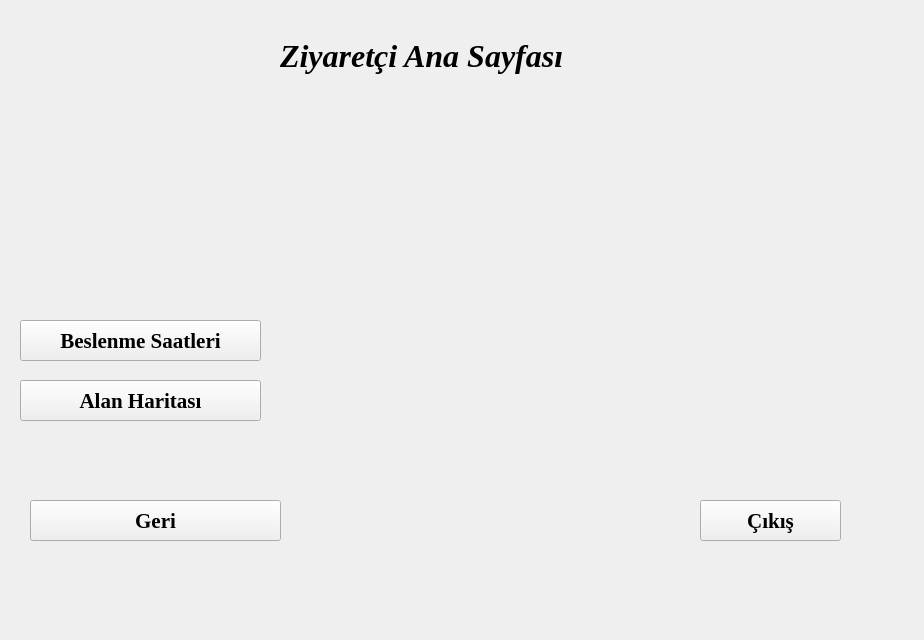
<?xml version="1.0" encoding="UTF-8"?>
<ui version="4.0">
 <class>Form</class>
 <widget class="QWidget" name="Form">
  <property name="geometry">
   <rect>
    <x>0</x>
    <y>0</y>
    <width>924</width>
    <height>640</height>
   </rect>
  </property>
  <property name="windowTitle">
   <string>Form</string>
  </property>
  <widget class="QLabel" name="label">
   <property name="geometry">
    <rect>
     <x>280</x>
     <y>30</y>
     <width>371</width>
     <height>51</height>
    </rect>
   </property>
   <property name="font">
    <font>
     <family>Times New Roman</family>
     <pointsize>24</pointsize>
     <weight>75</weight>
     <italic>true</italic>
     <bold>true</bold>
    </font>
   </property>
   <property name="text">
    <string>Ziyaretçi Ana Sayfası</string>
   </property>
  </widget>
  <widget class="QLabel" name="label_2">
   <property name="geometry">
    <rect>
     <x>-6</x>
     <y>-5</y>
     <width>931</width>
     <height>631</height>
    </rect>
   </property>
   <property name="text">
    <string/>
   </property>
   <property name="pixmap">
    <pixmap>arka_plan2.jpg</pixmap>
   </property>
   <property name="scaledContents">
    <bool>true</bool>
   </property>
  </widget>
  <widget class="QPushButton" name="btn_beslenme_saatleri">
   <property name="geometry">
    <rect>
     <x>20</x>
     <y>320</y>
     <width>241</width>
     <height>41</height>
    </rect>
   </property>
   <property name="font">
    <font>
     <family>Times New Roman</family>
     <pointsize>16</pointsize>
     <weight>75</weight>
     <bold>true</bold>
    </font>
   </property>
   <property name="text">
    <string>Beslenme Saatleri</string>
   </property>
  </widget>
  <widget class="QPushButton" name="btn_alan_haritasi">
   <property name="geometry">
    <rect>
     <x>20</x>
     <y>380</y>
     <width>241</width>
     <height>41</height>
    </rect>
   </property>
   <property name="font">
    <font>
     <family>Times New Roman</family>
     <pointsize>16</pointsize>
     <weight>75</weight>
     <bold>true</bold>
    </font>
   </property>
   <property name="text">
    <string>Alan Haritası</string>
   </property>
  </widget>
  <widget class="QPushButton" name="btn_geri_ziyaretci">
   <property name="geometry">
    <rect>
     <x>30</x>
     <y>500</y>
     <width>251</width>
     <height>41</height>
    </rect>
   </property>
   <property name="font">
    <font>
     <family>Times New Roman</family>
     <pointsize>16</pointsize>
     <weight>75</weight>
     <bold>true</bold>
    </font>
   </property>
   <property name="text">
    <string>Geri</string>
   </property>
  </widget>
  <widget class="QPushButton" name="btn_cikis_ziyaretci">
   <property name="geometry">
    <rect>
     <x>700</x>
     <y>500</y>
     <width>141</width>
     <height>41</height>
    </rect>
   </property>
   <property name="font">
    <font>
     <family>Times New Roman</family>
     <pointsize>16</pointsize>
     <weight>75</weight>
     <bold>true</bold>
    </font>
   </property>
   <property name="text">
    <string>Çıkış</string>
   </property>
  </widget>
  <zorder>label_2</zorder>
  <zorder>label</zorder>
  <zorder>btn_beslenme_saatleri</zorder>
  <zorder>btn_alan_haritasi</zorder>
  <zorder>btn_geri_ziyaretci</zorder>
  <zorder>btn_cikis_ziyaretci</zorder>
 </widget>
 <resources/>
 <connections/>
</ui>
